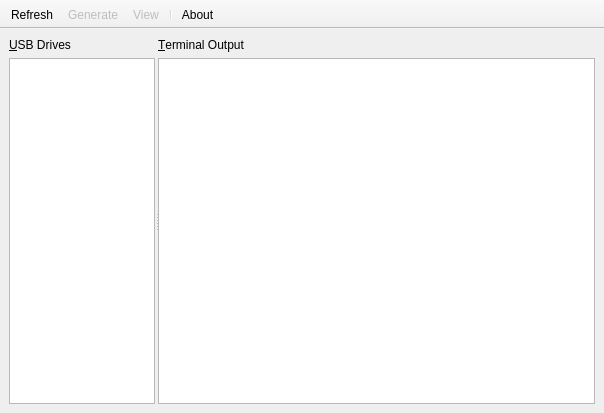
<?xml version="1.0" encoding="UTF-8"?>
<ui version="4.0">
 <class>MainWindow</class>
 <widget class="QMainWindow" name="MainWindow">
  <property name="geometry">
   <rect>
    <x>0</x>
    <y>0</y>
    <width>604</width>
    <height>413</height>
   </rect>
  </property>
  <property name="windowTitle">
   <string>Kenwood Database Generator</string>
  </property>
  <property name="windowIcon">
   <iconset resource="../appresources.qrc">
    <normaloff>:/icons/applicationIcon</normaloff>:/icons/applicationIcon</iconset>
  </property>
  <property name="unifiedTitleAndToolBarOnMac">
   <bool>true</bool>
  </property>
  <widget class="QWidget" name="centralwidget">
   <layout class="QHBoxLayout" name="horizontalLayout">
    <item>
     <widget class="QSplitter" name="splitter">
      <property name="orientation">
       <enum>Qt::Horizontal</enum>
      </property>
      <property name="handleWidth">
       <number>3</number>
      </property>
      <property name="childrenCollapsible">
       <bool>false</bool>
      </property>
      <widget class="QWidget" name="driveListContainer" native="true">
       <property name="sizePolicy">
        <sizepolicy hsizetype="Minimum" vsizetype="Preferred">
         <horstretch>1</horstretch>
         <verstretch>0</verstretch>
        </sizepolicy>
       </property>
       <property name="minimumSize">
        <size>
         <width>100</width>
         <height>0</height>
        </size>
       </property>
       <layout class="QVBoxLayout" name="driveListLayout">
        <property name="leftMargin">
         <number>0</number>
        </property>
        <property name="topMargin">
         <number>0</number>
        </property>
        <property name="rightMargin">
         <number>0</number>
        </property>
        <property name="bottomMargin">
         <number>0</number>
        </property>
        <item>
         <widget class="QLabel" name="driveListLabel">
          <property name="sizePolicy">
           <sizepolicy hsizetype="Preferred" vsizetype="Preferred">
            <horstretch>0</horstretch>
            <verstretch>0</verstretch>
           </sizepolicy>
          </property>
          <property name="minimumSize">
           <size>
            <width>0</width>
            <height>0</height>
           </size>
          </property>
          <property name="text">
           <string>&amp;USB Drives</string>
          </property>
          <property name="buddy">
           <cstring>driveList</cstring>
          </property>
         </widget>
        </item>
        <item>
         <widget class="QListView" name="driveList">
          <property name="sizePolicy">
           <sizepolicy hsizetype="Expanding" vsizetype="Expanding">
            <horstretch>0</horstretch>
            <verstretch>0</verstretch>
           </sizepolicy>
          </property>
          <property name="minimumSize">
           <size>
            <width>0</width>
            <height>0</height>
           </size>
          </property>
          <property name="baseSize">
           <size>
            <width>0</width>
            <height>0</height>
           </size>
          </property>
          <property name="editTriggers">
           <set>QAbstractItemView::NoEditTriggers</set>
          </property>
          <property name="showDropIndicator" stdset="0">
           <bool>false</bool>
          </property>
          <property name="iconSize">
           <size>
            <width>24</width>
            <height>24</height>
           </size>
          </property>
         </widget>
        </item>
       </layout>
      </widget>
      <widget class="QWidget" name="terminalLogContainer" native="true">
       <property name="sizePolicy">
        <sizepolicy hsizetype="Expanding" vsizetype="Preferred">
         <horstretch>3</horstretch>
         <verstretch>0</verstretch>
        </sizepolicy>
       </property>
       <property name="minimumSize">
        <size>
         <width>250</width>
         <height>0</height>
        </size>
       </property>
       <layout class="QVBoxLayout" name="terminalListLayout">
        <property name="spacing">
         <number>6</number>
        </property>
        <property name="leftMargin">
         <number>0</number>
        </property>
        <property name="topMargin">
         <number>0</number>
        </property>
        <property name="rightMargin">
         <number>0</number>
        </property>
        <property name="bottomMargin">
         <number>0</number>
        </property>
        <item>
         <widget class="QLabel" name="terminalLogLabel">
          <property name="sizePolicy">
           <sizepolicy hsizetype="Expanding" vsizetype="Preferred">
            <horstretch>3</horstretch>
            <verstretch>0</verstretch>
           </sizepolicy>
          </property>
          <property name="text">
           <string>&amp;Terminal Output</string>
          </property>
          <property name="buddy">
           <cstring>terminalLogWindow</cstring>
          </property>
         </widget>
        </item>
        <item>
         <widget class="QPlainTextEdit" name="terminalLogWindow">
          <property name="sizePolicy">
           <sizepolicy hsizetype="Expanding" vsizetype="Expanding">
            <horstretch>3</horstretch>
            <verstretch>0</verstretch>
           </sizepolicy>
          </property>
          <property name="minimumSize">
           <size>
            <width>250</width>
            <height>0</height>
           </size>
          </property>
          <property name="contextMenuPolicy">
           <enum>Qt::CustomContextMenu</enum>
          </property>
          <property name="documentTitle">
           <string/>
          </property>
          <property name="undoRedoEnabled">
           <bool>false</bool>
          </property>
          <property name="readOnly">
           <bool>true</bool>
          </property>
          <property name="plainText">
           <string/>
          </property>
         </widget>
        </item>
       </layout>
      </widget>
     </widget>
    </item>
   </layout>
  </widget>
  <widget class="QToolBar" name="toolBar">
   <property name="contextMenuPolicy">
    <enum>Qt::PreventContextMenu</enum>
   </property>
   <property name="windowTitle">
    <string>toolBar</string>
   </property>
   <property name="layoutDirection">
    <enum>Qt::LeftToRight</enum>
   </property>
   <property name="movable">
    <bool>false</bool>
   </property>
   <property name="toolButtonStyle">
    <enum>Qt::ToolButtonTextBesideIcon</enum>
   </property>
   <property name="floatable">
    <bool>false</bool>
   </property>
   <attribute name="toolBarArea">
    <enum>TopToolBarArea</enum>
   </attribute>
   <attribute name="toolBarBreak">
    <bool>false</bool>
   </attribute>
   <addaction name="actionRefresh"/>
   <addaction name="actionGenerate"/>
   <addaction name="actionView"/>
   <addaction name="separator"/>
   <addaction name="actionAbout"/>
  </widget>
  <action name="actionRefresh">
   <property name="icon">
    <iconset resource="../appresources.qrc">
     <normaloff>:/actions/refresh</normaloff>:/actions/refresh</iconset>
   </property>
   <property name="text">
    <string>Refresh</string>
   </property>
   <property name="toolTip">
    <string>Refresh Drive List</string>
   </property>
   <property name="whatsThis">
    <string/>
   </property>
  </action>
  <action name="actionGenerate">
   <property name="enabled">
    <bool>false</bool>
   </property>
   <property name="icon">
    <iconset resource="../appresources.qrc">
     <normaloff>:/actions/write</normaloff>:/actions/write</iconset>
   </property>
   <property name="text">
    <string>Generate</string>
   </property>
   <property name="toolTip">
    <string>Write Database to Drive</string>
   </property>
  </action>
  <action name="actionView">
   <property name="enabled">
    <bool>false</bool>
   </property>
   <property name="icon">
    <iconset resource="../appresources.qrc">
     <normaloff>:/actions/open</normaloff>:/actions/open</iconset>
   </property>
   <property name="text">
    <string>View</string>
   </property>
   <property name="toolTip">
    <string>Show Database on Drive</string>
   </property>
  </action>
  <action name="actionAbout">
   <property name="icon">
    <iconset resource="../appresources.qrc">
     <normaloff>:/actions/about</normaloff>:/actions/about</iconset>
   </property>
   <property name="text">
    <string>About</string>
   </property>
  </action>
  <action name="actionClearLog">
   <property name="icon">
    <iconset resource="../appresources.qrc">
     <normaloff>:/actions/clear</normaloff>:/actions/clear</iconset>
   </property>
   <property name="text">
    <string>Clear</string>
   </property>
  </action>
 </widget>
 <resources>
  <include location="../appresources.qrc"/>
 </resources>
 <connections>
  <connection>
   <sender>actionRefresh</sender>
   <signal>triggered()</signal>
   <receiver>MainWindow</receiver>
   <slot>refreshActionTriggered()</slot>
   <hints>
    <hint type="sourcelabel">
     <x>-1</x>
     <y>-1</y>
    </hint>
    <hint type="destinationlabel">
     <x>301</x>
     <y>206</y>
    </hint>
   </hints>
  </connection>
  <connection>
   <sender>actionView</sender>
   <signal>triggered()</signal>
   <receiver>MainWindow</receiver>
   <slot>viewActionTriggered()</slot>
   <hints>
    <hint type="sourcelabel">
     <x>-1</x>
     <y>-1</y>
    </hint>
    <hint type="destinationlabel">
     <x>301</x>
     <y>206</y>
    </hint>
   </hints>
  </connection>
  <connection>
   <sender>terminalLogWindow</sender>
   <signal>customContextMenuRequested(QPoint)</signal>
   <receiver>MainWindow</receiver>
   <slot>terminalLogCustomContextMenuRequested(QPoint)</slot>
   <hints>
    <hint type="sourcelabel">
     <x>376</x>
     <y>237</y>
    </hint>
    <hint type="destinationlabel">
     <x>301</x>
     <y>206</y>
    </hint>
   </hints>
  </connection>
  <connection>
   <sender>actionClearLog</sender>
   <signal>triggered()</signal>
   <receiver>MainWindow</receiver>
   <slot>clearLogActionTriggered()</slot>
   <hints>
    <hint type="sourcelabel">
     <x>-1</x>
     <y>-1</y>
    </hint>
    <hint type="destinationlabel">
     <x>301</x>
     <y>206</y>
    </hint>
   </hints>
  </connection>
  <connection>
   <sender>actionGenerate</sender>
   <signal>triggered()</signal>
   <receiver>MainWindow</receiver>
   <slot>generateActionTriggered()</slot>
   <hints>
    <hint type="sourcelabel">
     <x>-1</x>
     <y>-1</y>
    </hint>
    <hint type="destinationlabel">
     <x>301</x>
     <y>206</y>
    </hint>
   </hints>
  </connection>
  <connection>
   <sender>actionAbout</sender>
   <signal>triggered()</signal>
   <receiver>MainWindow</receiver>
   <slot>aboutActionTriggered()</slot>
   <hints>
    <hint type="sourcelabel">
     <x>-1</x>
     <y>-1</y>
    </hint>
    <hint type="destinationlabel">
     <x>301</x>
     <y>206</y>
    </hint>
   </hints>
  </connection>
 </connections>
 <slots>
  <slot>refreshActionTriggered()</slot>
  <slot>viewActionTriggered()</slot>
  <slot>terminalLogCustomContextMenuRequested(QPoint)</slot>
  <slot>clearLogActionTriggered()</slot>
  <slot>generateActionTriggered()</slot>
  <slot>aboutActionTriggered()</slot>
 </slots>
</ui>
